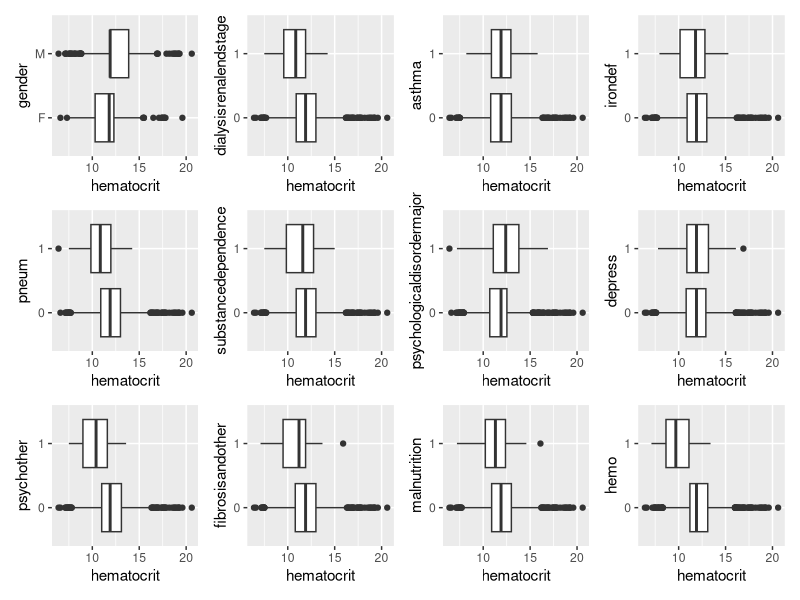
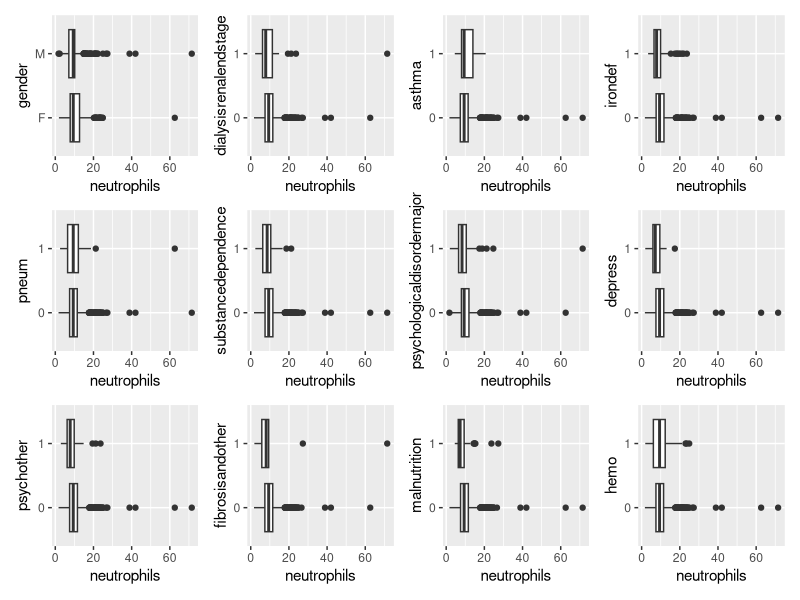
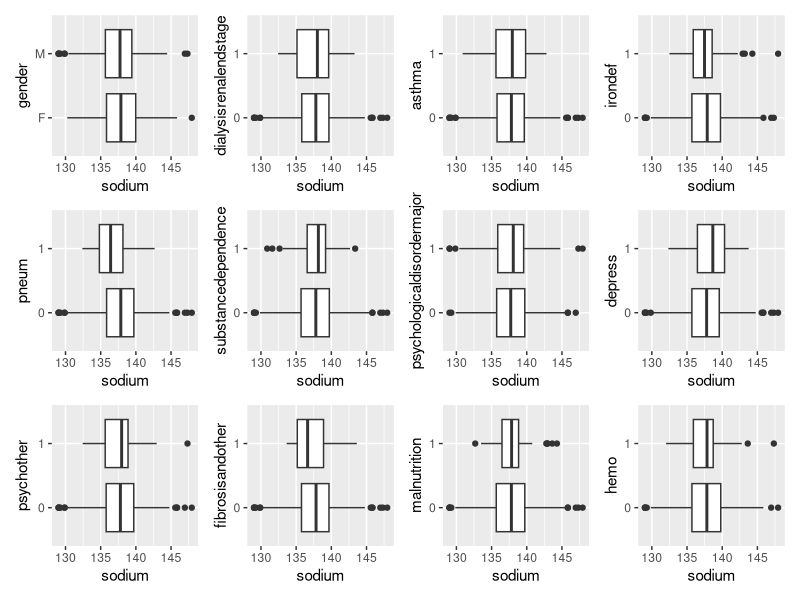
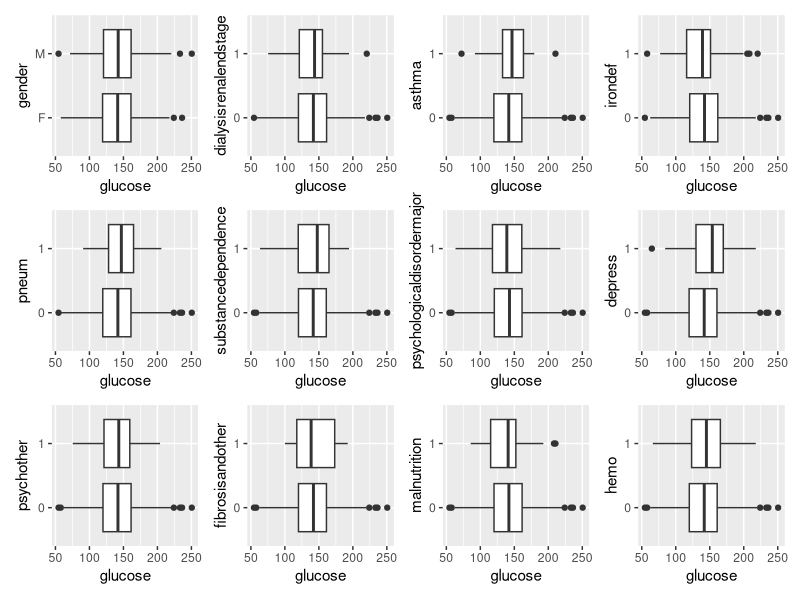
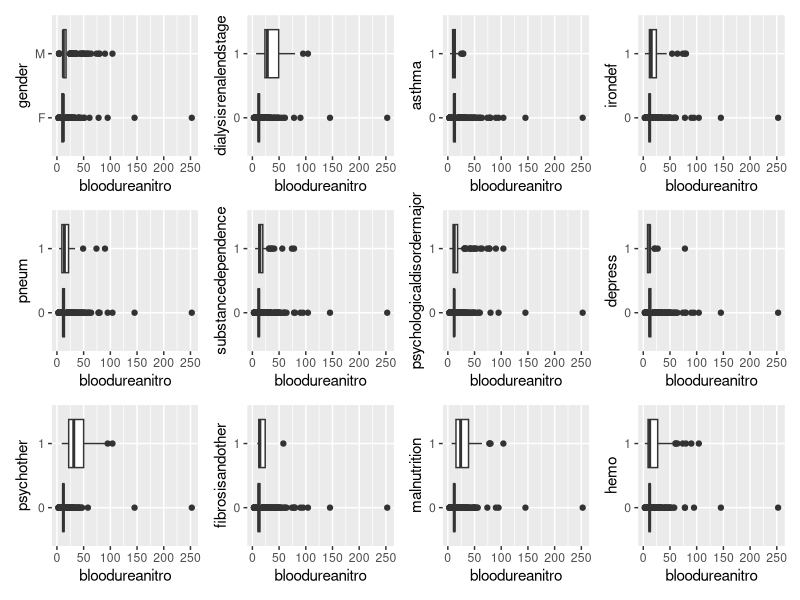
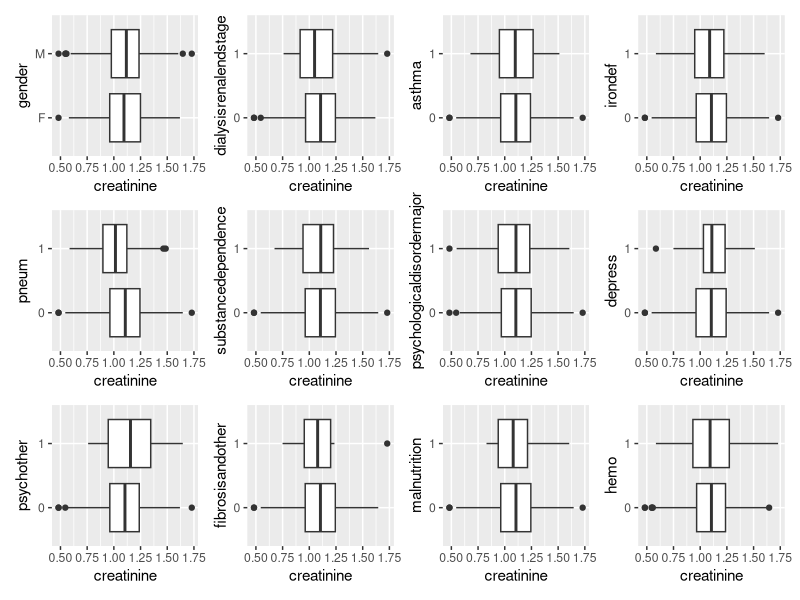
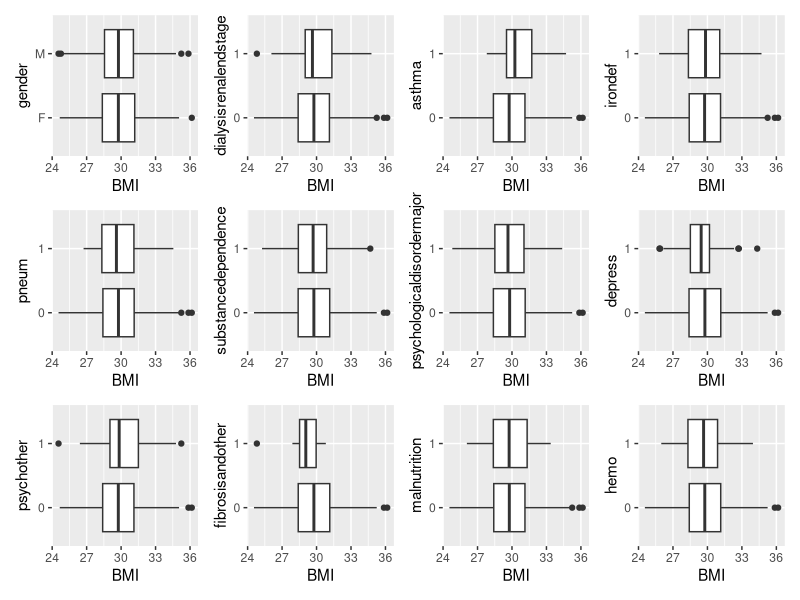
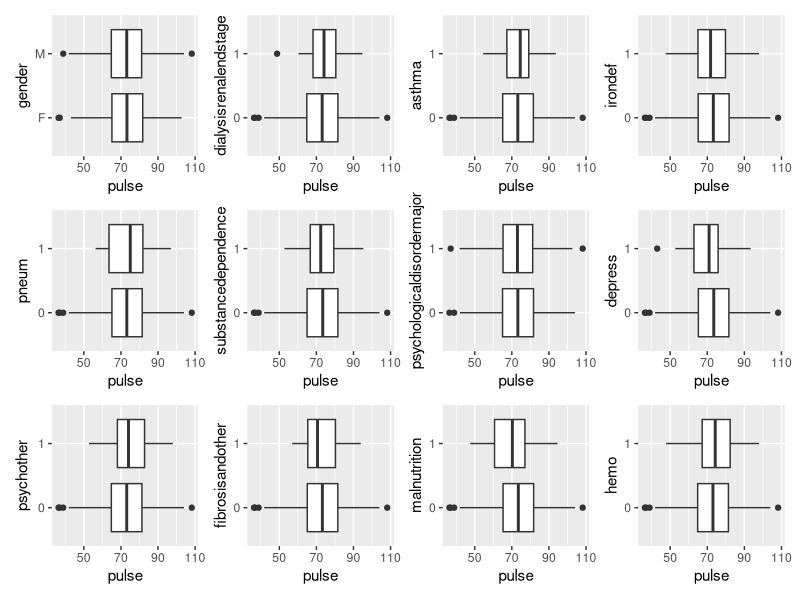

Write the R code that produced these figures, in order.
## ---- chunk 1
library(tidyverse)
library(patchwork)
## ---- chunk 2
df <- read.csv("LengthOfStay_Prod.csv")

df$dialysisrenalendstage <- as.character(df$dialysisrenalendstage)
df$asthma <- as.character(df$asthma)
df$irondef <- as.character(df$irondef)
df$pneum <- as.character(df$pneum)
df$substancedependence <- as.character(df$substancedependence)
df$psychologicaldisordermajor <- as.character(df$psychologicaldisordermajor)
df$depress <- as.character(df$depress)
df$psychother <- as.character(df$psychother)
df$fibrosisandother <- as.character(df$fibrosisandother)
df$malnutrition <- as.character(df$malnutrition)
df$hemo <- as.character(df$hemo)

characteristics <- df %>% select(gender, dialysisrenalendstage, asthma, irondef,
                                 pneum, substancedependence, psychologicaldisordermajor,
                                 depress, psychother, fibrosisandother, malnutrition,
                                 hemo)
## ---- chunk 3
# Hematocrit vs. Characteristics

plot_list_hemato <- list()

for(i in 1:ncol(characteristics)) {
    subdf <- data.frame(cbind(df$hematocrit, characteristics[,i]))
    subdf$physio <- as.numeric(subdf$X1)
    
    g <- ggplot(data=subdf, aes(x=physio, y=X2)) +
        geom_boxplot() +
        labs(x="hematocrit", y=as.character(colnames(characteristics)[i]))
    
    plot_list_hemato[[i]] <- g
}

plot_list_hemato[[1]] + plot_list_hemato[[2]] + plot_list_hemato[[3]] +
    plot_list_hemato[[4]] + plot_list_hemato[[5]] + plot_list_hemato[[6]] +
    plot_list_hemato[[7]] + plot_list_hemato[[8]] + plot_list_hemato[[9]] +
    plot_list_hemato[[10]] + plot_list_hemato[[11]] + plot_list_hemato[[12]] +
    plot_layout()
## ---- chunk 4
# Neutrophils vs. Characteristics

plot_list_neutro <- list()

for(i in 1:ncol(characteristics)) {
    subdf <- data.frame(cbind(df$neutrophils, characteristics[,i]))
    subdf$physio <- as.numeric(subdf$X1)
    
    g <- ggplot(data=subdf, aes(x=physio, y=X2)) +
        geom_boxplot() +
        labs(x="neutrophils", y=as.character(colnames(characteristics)[i]))
    
    plot_list_neutro[[i]] <- g
}

plot_list_neutro[[1]] + plot_list_neutro[[2]] + plot_list_neutro[[3]] +
    plot_list_neutro[[4]] + plot_list_neutro[[5]] + plot_list_neutro[[6]] +
    plot_list_neutro[[7]] + plot_list_neutro[[8]] + plot_list_neutro[[9]] +
    plot_list_neutro[[10]] + plot_list_neutro[[11]] + plot_list_neutro[[12]] +
    plot_layout()
## ---- chunk 5
# Sodium vs. Characteristics

plot_list_sod <- list()

for(i in 1:ncol(characteristics)) {
    subdf <- data.frame(cbind(df$sodium, characteristics[,i]))
    subdf$physio <- as.numeric(subdf$X1)
    
    g <- ggplot(data=subdf, aes(x=physio, y=X2)) +
        geom_boxplot() +
        labs(x="sodium", y=as.character(colnames(characteristics)[i]))
    
    plot_list_sod[[i]] <- g
}

plot_list_sod[[1]] + plot_list_sod[[2]] + plot_list_sod[[3]] +
    plot_list_sod[[4]] + plot_list_sod[[5]] + plot_list_sod[[6]] +
    plot_list_sod[[7]] + plot_list_sod[[8]] + plot_list_sod[[9]] +
    plot_list_sod[[10]] + plot_list_sod[[11]] + plot_list_sod[[12]] +
    plot_layout()
## ---- chunk 6
# Glucose vs. Characteristics

plot_list_glu <- list()

for(i in 1:ncol(characteristics)) {
    subdf <- data.frame(cbind(df$glucose, characteristics[,i]))
    subdf$physio <- as.numeric(subdf$X1)
    
    g <- ggplot(data=subdf, aes(x=physio, y=X2)) +
        geom_boxplot() +
        labs(x="glucose", y=as.character(colnames(characteristics)[i]))
    
    plot_list_glu[[i]] <- g
}

plot_list_glu[[1]] + plot_list_glu[[2]] + plot_list_glu[[3]] +
    plot_list_glu[[4]] + plot_list_glu[[5]] + plot_list_glu[[6]] +
    plot_list_glu[[7]] + plot_list_glu[[8]] + plot_list_glu[[9]] +
    plot_list_glu[[10]] + plot_list_glu[[11]] + plot_list_glu[[12]] +
    plot_layout()
## ---- chunk 7
# BloodUreaNitro vs. Characteristics

plot_list_bun <- list()

for(i in 1:ncol(characteristics)) {
    subdf <- data.frame(cbind(df$bloodureanitro, characteristics[,i]))
    subdf$physio <- as.numeric(subdf$X1)
    
    g <- ggplot(data=subdf, aes(x=physio, y=X2)) +
        geom_boxplot() +
        labs(x="bloodureanitro", y=as.character(colnames(characteristics)[i]))
    
    plot_list_bun[[i]] <- g
}

plot_list_bun[[1]] + plot_list_bun[[2]] + plot_list_bun[[3]] +
    plot_list_bun[[4]] + plot_list_bun[[5]] + plot_list_bun[[6]] +
    plot_list_bun[[7]] + plot_list_bun[[8]] + plot_list_bun[[9]] +
    plot_list_bun[[10]] + plot_list_bun[[11]] + plot_list_bun[[12]] +
    plot_layout()
## ---- chunk 8
# Creatinine vs. Characteristics

plot_list_cre <- list()

for(i in 1:ncol(characteristics)) {
    subdf <- data.frame(cbind(df$creatinine, characteristics[,i]))
    subdf$physio <- as.numeric(subdf$X1)
    
    g <- ggplot(data=subdf, aes(x=physio, y=X2)) +
        geom_boxplot() +
        labs(x="creatinine", y=as.character(colnames(characteristics)[i]))
    
    plot_list_cre[[i]] <- g
}

plot_list_cre[[1]] + plot_list_cre[[2]] + plot_list_cre[[3]] +
    plot_list_cre[[4]] + plot_list_cre[[5]] + plot_list_cre[[6]] +
    plot_list_cre[[7]] + plot_list_cre[[8]] + plot_list_cre[[9]] +
    plot_list_cre[[10]] + plot_list_cre[[11]] + plot_list_cre[[12]] +
    plot_layout()
## ---- chunk 9
# BMI vs. Characteristics

plot_list_bmi <- list()

for(i in 1:ncol(characteristics)) {
    subdf <- data.frame(cbind(df$bmi, characteristics[,i]))
    subdf$physio <- as.numeric(subdf$X1)
    
    g <- ggplot(data=subdf, aes(x=physio, y=X2)) +
        geom_boxplot() +
        labs(x="BMI", y=as.character(colnames(characteristics)[i]))
    
    plot_list_bmi[[i]] <- g
}

plot_list_bmi[[1]] + plot_list_bmi[[2]] + plot_list_bmi[[3]] +
    plot_list_bmi[[4]] + plot_list_bmi[[5]] + plot_list_bmi[[6]] +
    plot_list_bmi[[7]] + plot_list_bmi[[8]] + plot_list_bmi[[9]] +
    plot_list_bmi[[10]] + plot_list_bmi[[11]] + plot_list_bmi[[12]] +
    plot_layout()
## ---- chunk 10
# Pulse vs. Characteristics

plot_list_pul <- list()

for(i in 1:ncol(characteristics)) {
    subdf <- data.frame(cbind(df$pulse, characteristics[,i]))
    subdf$physio <- as.numeric(subdf$X1)
    
    g <- ggplot(data=subdf, aes(x=physio, y=X2)) +
        geom_boxplot() +
        labs(x="pulse", y=as.character(colnames(characteristics)[i]))
    
    plot_list_pul[[i]] <- g
}

plot_list_pul[[1]] + plot_list_pul[[2]] + plot_list_pul[[3]] +
    plot_list_pul[[4]] + plot_list_pul[[5]] + plot_list_pul[[6]] +
    plot_list_pul[[7]] + plot_list_pul[[8]] + plot_list_pul[[9]] +
    plot_list_pul[[10]] + plot_list_pul[[11]] + plot_list_pul[[12]] +
    plot_layout()
## ---- chunk 11
# Respiration vs. Characteristics

plot_list_res <- list()

for(i in 1:ncol(characteristics)) {
    subdf <- data.frame(cbind(df$respiration, characteristics[,i]))
    subdf$physio <- as.numeric(subdf$X1)
    
    g <- ggplot(data=subdf, aes(x=physio, y=X2)) +
        geom_boxplot() +
        labs(x="respiration", y=as.character(colnames(characteristics)[i]))
    
    plot_list_res[[i]] <- g
}

plot_list_res[[1]] + plot_list_res[[2]] + plot_list_res[[3]] +
    plot_list_res[[4]] + plot_list_res[[5]] + plot_list_res[[6]] +
    plot_list_res[[7]] + plot_list_res[[8]] + plot_list_res[[9]] +
    plot_list_res[[10]] + plot_list_res[[11]] + plot_list_res[[12]] +
    plot_layout()
## ---- chunk 12
pairs(table(characteristics))
